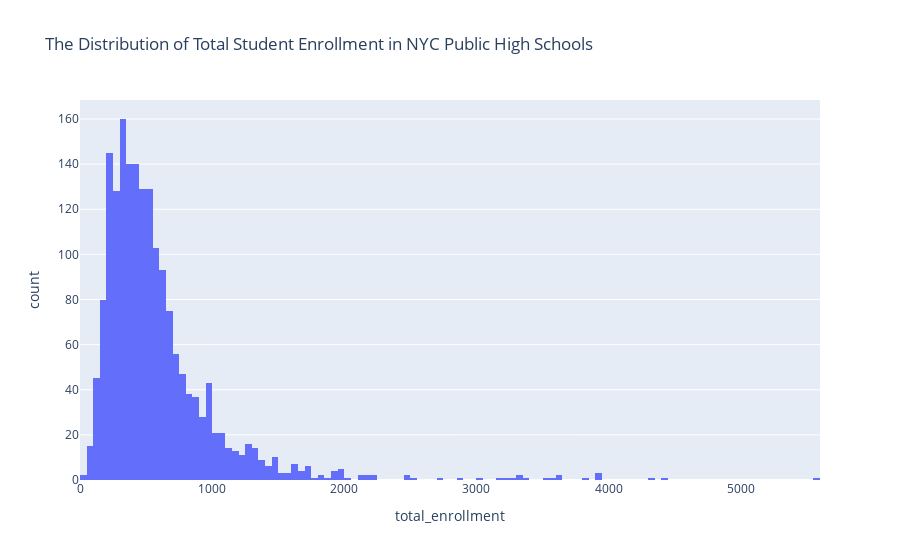

The code cell stored with this chart in its notebook:
### Markdown cell above
#Task 2: Visually Explore the Data

![](https://media.giphy.com/media/wc5K9GF6Rort3DzFvi/giphy.gif)

Now comes the even more fun part! We get to visualize the data to identify broad trends, and to spot relationships, if any, between the variables in the dataset. 

Remember: `px.histogram` is the workhorse of the Plotly library. It will be the most used function in your Python toolbox, especially as you're familiarizing yourself with a dataset.

### Task 2A. Create a histogram to view the distribution of total student enrollment in NYC public high schools.

<span style='background :#FFF59E'>**Hint:** You'll need to use the `total_enrollment` column of your DataFrame!</span>

### Code cell
# Plot the data showing the total student enrollment
px.histogram(nyc, x = 'total_enrollment', title = 'The Distribution of Total Student Enrollment in NYC Public High Schools')

### Figure 1 — Plotly figure (JSON) as saved in the notebook; plotly's stock layout.template omitted (floating-point values rounded to 4 significant figures; data arrays with more than 128 entries replaced by an {"elided": "..."} marker saying what was removed)
{"data": [{"alignmentgroup": "True", "bingroup": "x", "hovertemplate": "total_enrollment=%{x}<br>count=%{y}<extra></extra>", "legendgroup": "", "marker": {"color": "#636efa", "pattern": {"shape": ""}}, "name": "", "offsetgroup": "", "orientation": "v", "showlegend": false, "type": "histogram", "x": {"elided": "1834 float values"}, "xaxis": "x", "yaxis": "y"}], "layout": {"autosize": true, "barmode": "relative", "legend": {"tracegroupgap": 0}, "title": {"text": "The Distribution of Total Student Enrollment in NYC Public High Schools"}, "xaxis": {"anchor": "y", "autorange": true, "domain": [0, 1], "range": [0, 5600], "title": {"text": "total_enrollment"}, "type": "linear"}, "yaxis": {"anchor": "x", "autorange": true, "domain": [0, 1], "range": [0, 168.4], "title": {"text": "count"}}}}
